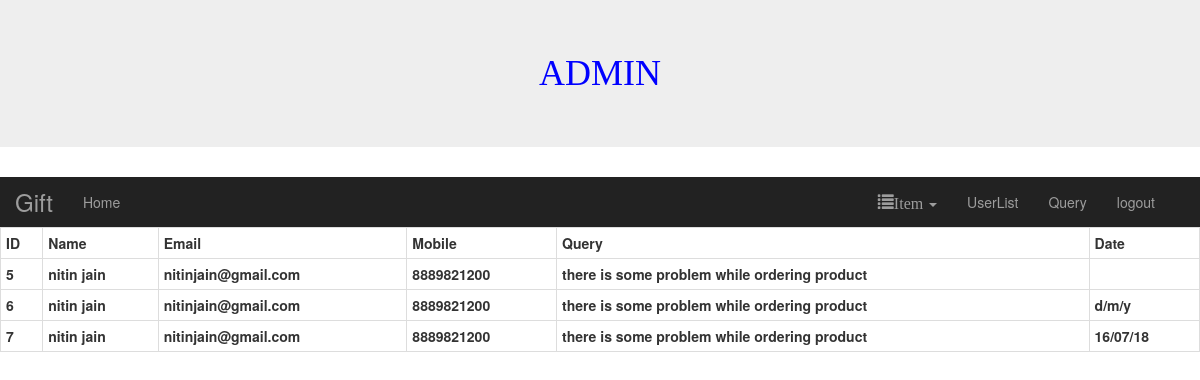
The app's page /userquery.php with its own data.
### tables this page shows
CREATE TABLE IF NOT EXISTS `query` (
  `id` int(11) NOT NULL AUTO_INCREMENT,
  `name` varchar(25) NOT NULL,
  `email` varchar(25) NOT NULL,
  `mobile` varchar(15) NOT NULL,
  `query` varchar(50) NOT NULL,
  `Date` varchar(15) NOT NULL,
  PRIMARY KEY (`id`)
);

### userquery.php (the view, shortened to what this page needs)
<!DOCTYPE html PUBLIC "-//W3C//DTD XHTML 1.0 Transitional//EN" "http://www.w3.org/TR/xhtml1/DTD/xhtml1-transitional.dtd">
<html xmlns="http://www.w3.org/1999/xhtml">
<head>
<link href="font-awesome-4.7.0/css/font-awesome.min.css" rel="stylesheet"/>
<link href="bootstrap-3.3.7-dist/css/bootstrap.min.css" rel="stylesheet"/>
<link rel="stylesheet" href="https://maxcdn.bootstrapcdn.com/bootstrap/3.3.7/css/bootstrap.min.css">
</head>
<body>
<nav class="jumbotron text-center">
<span style="color:#00F;font-size:36px;font-family:Georgia, 'Times New Roman', Times, serif;">ADMIN</span>
</nav>
<nav class="nav navbar-inverse">
<div class="navbar-header">
<a href="#" class="navbar-brand" style="font-size:24px">Gift</a>
</div>
<div class="container-fluid">
<div class="collapse navbar-collapse" id="sspy">
<ul class="nav navbar-nav">
<li><a href="Admin1.php">Home</a></li>
</ul>
<ul class="nav navbar-nav pull-right">
<li class="dropdown">
<a href="#" class="dropdown-toggle" data-toggle="dropdown">
<span class="glyphicon glyphicon-list" style="font-size:16px">Item</span>
<span class="caret"></span></a>
</li>
<li><a href="userlist.php">UserList</a></li>
<li><a href="userquery.php">Query</a></li>
<li><a href="admin logout.php">logout</a></li>
</ul>
</div>
</div>
</nav>
<table class="table table-bordered table-condensed">
<tr><th>ID</th><th>Name</th><th>Email</th><th>Mobile</th><th>Query</th><th>Date</th></tr>
<?php
include('conn.php');
  $sql=mysqli_query($conn,"select * from query");
while($a=mysqli_fetch_array($sql))
     {
?>
<tr>
<th><?php echo $a['id']; ?></th>
<th><?php echo $a['name']; ?></th>
<th><?php echo $a['email']; ?></th>
<th><?php echo $a['mobile']; ?></th>
<th><?php echo $a['query']; ?></th>
<th><?php echo $a['Date']; ?></th>
</tr>
<?php
	 }
?>
</table>
</body>
</html>

### records on screen
query: id "5", name "nitin jain", email "nitinjain@gmail.com", mobile "8889821200", query "there is some problem while ordering product"
query: id "6", name "nitin jain", email "nitinjain@gmail.com", mobile "8889821200", query "there is some problem while ordering product", Date "d/m/y"
query: id "7", name "nitin jain", email "nitinjain@gmail.com", mobile "8889821200", query "there is some problem while ordering product", Date "16/07/18"
